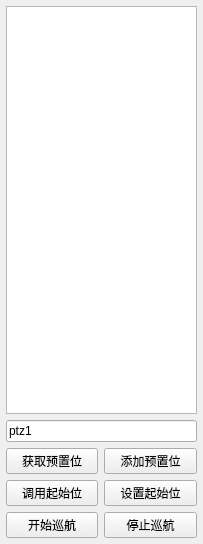
<?xml version="1.0" encoding="UTF-8"?>
<ui version="4.0">
 <class>frmIpcPreset</class>
 <widget class="QWidget" name="frmIpcPreset">
  <property name="geometry">
   <rect>
    <x>0</x>
    <y>0</y>
    <width>203</width>
    <height>544</height>
   </rect>
  </property>
  <property name="windowTitle">
   <string>Form</string>
  </property>
  <layout class="QVBoxLayout" name="verticalLayout">
   <property name="leftMargin">
    <number>0</number>
   </property>
   <property name="topMargin">
    <number>0</number>
   </property>
   <property name="rightMargin">
    <number>0</number>
   </property>
   <property name="bottomMargin">
    <number>0</number>
   </property>
   <item>
    <widget class="QWidget" name="widget" native="true">
     <property name="autoFillBackground">
      <bool>true</bool>
     </property>
     <layout class="QGridLayout" name="gridLayout">
      <property name="leftMargin">
       <number>6</number>
      </property>
      <property name="topMargin">
       <number>6</number>
      </property>
      <property name="rightMargin">
       <number>6</number>
      </property>
      <property name="bottomMargin">
       <number>6</number>
      </property>
      <property name="spacing">
       <number>6</number>
      </property>
      <item row="0" column="0" colspan="2">
       <widget class="QTableWidget" name="tableWidget"/>
      </item>
      <item row="1" column="0" colspan="2">
       <widget class="QLineEdit" name="txtPresetName">
        <property name="sizePolicy">
         <sizepolicy hsizetype="Ignored" vsizetype="Fixed">
          <horstretch>0</horstretch>
          <verstretch>0</verstretch>
         </sizepolicy>
        </property>
        <property name="text">
         <string>ptz1</string>
        </property>
       </widget>
      </item>
      <item row="2" column="0">
       <widget class="QPushButton" name="btnGetPresets">
        <property name="text">
         <string>获取预置位</string>
        </property>
       </widget>
      </item>
      <item row="2" column="1">
       <widget class="QPushButton" name="btnSetPresets">
        <property name="text">
         <string>添加预置位</string>
        </property>
       </widget>
      </item>
      <item row="3" column="0">
       <widget class="QPushButton" name="btnGotoHomePosition">
        <property name="text">
         <string>调用起始位</string>
        </property>
       </widget>
      </item>
      <item row="3" column="1">
       <widget class="QPushButton" name="btnSetHomePosition">
        <property name="text">
         <string>设置起始位</string>
        </property>
       </widget>
      </item>
      <item row="4" column="0">
       <widget class="QPushButton" name="btnStartNavigate">
        <property name="text">
         <string>开始巡航</string>
        </property>
       </widget>
      </item>
      <item row="4" column="1">
       <widget class="QPushButton" name="btnStopNavigate">
        <property name="text">
         <string>停止巡航</string>
        </property>
       </widget>
      </item>
     </layout>
    </widget>
   </item>
  </layout>
 </widget>
 <tabstops>
  <tabstop>txtPresetName</tabstop>
  <tabstop>btnGetPresets</tabstop>
  <tabstop>btnSetPresets</tabstop>
  <tabstop>btnGotoHomePosition</tabstop>
  <tabstop>btnSetHomePosition</tabstop>
  <tabstop>btnStartNavigate</tabstop>
  <tabstop>btnStopNavigate</tabstop>
  <tabstop>tableWidget</tabstop>
 </tabstops>
 <resources/>
 <connections/>
</ui>
